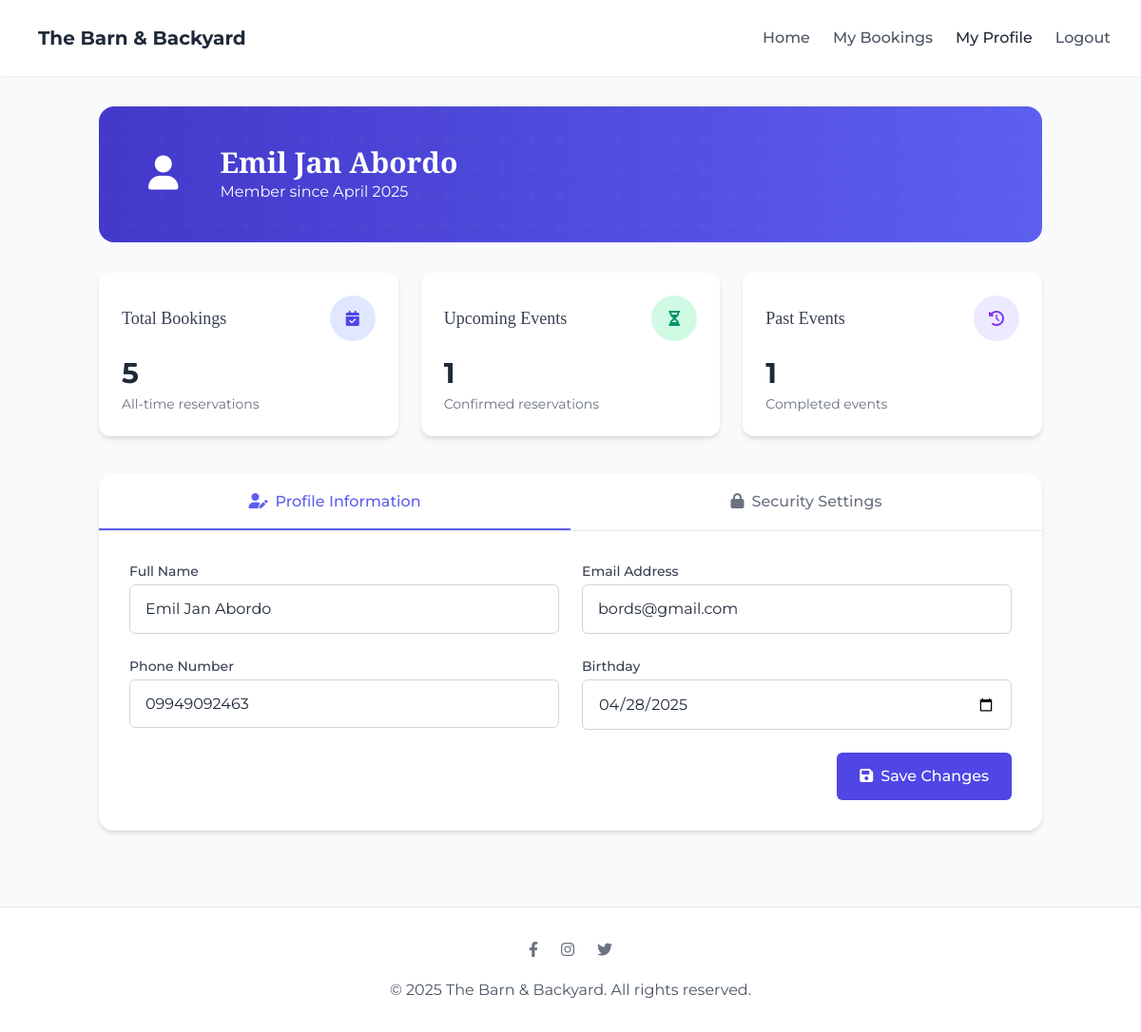
The app's page /users/profile.php (signed in) with its own data.
### tables this page shows
CREATE TABLE `users` (
  `id` int(11) NOT NULL,
  `name` varchar(100) NOT NULL,
  `email` varchar(100) NOT NULL,
  `phone` varchar(15) NOT NULL,
  `birthday` date NOT NULL,
  `password` varchar(255) NOT NULL,
  `created_at` timestamp NOT NULL DEFAULT current_timestamp()
);

### users/profile.php (the view, shortened to what this page needs)
<?php
include '../db/config.php';
$user_id = $_SESSION['user_id'];
$stmt = $conn->prepare("SELECT * FROM users WHERE id = ?");
$stmt->bind_param("i", $user_id);
$stmt->execute();
$result = $stmt->get_result();
$user = $result->fetch_assoc();
$bookingsQuery = $conn->prepare("SELECT
    COUNT(*) as total_bookings,
    SUM(CASE WHEN status = 'confirmed' THEN 1 ELSE 0 END) as confirmed_bookings,
    SUM(CASE WHEN status = 'completed' THEN 1 ELSE 0 END) as completed_bookings
    FROM bookings WHERE user_id = ?");
$bookingsQuery->bind_param("i", $user_id);
$bookingsQuery->execute();
$bookingStats = $bookingsQuery->get_result()->fetch_assoc();
?>
<!DOCTYPE html>
<html lang="en">
<head>
    <link href="https://cdn.jsdelivr.net/npm/tailwindcss@2.2.19/dist/tailwind.min.css" rel="stylesheet">
    <link rel="stylesheet" href="https://cdnjs.cloudflare.com/ajax/libs/font-awesome/6.0.0-beta3/css/all.min.css">
</head>
<body>
    <nav class="sticky top-0 z-50 backdrop-filter backdrop-blur-lg bg-white bg-opacity-90 shadow-sm transition-all">
        <div class="max-w-7xl mx-auto px-4 sm:px-6 lg:px-8">
            <div class="flex justify-between items-center h-20">
                <a href="../index.php" class="flex items-center space-x-2">
                    <span class="font-bold text-xl text-gray-800">The Barn & Backyard</span>
                </a>
                <div class="flex space-x-6">
                    <a href="../index.php" class="py-2 text-gray-600 font-medium nav-link hover:text-gray-800">Home</a>
                    <a href="my-bookings.php" class="py-2 text-gray-600 font-medium nav-link hover:text-gray-800">My Bookings</a>
                    <a href="profile.php" class="py-2 text-primary font-medium nav-link hover:text-primary">My Profile</a>
                    <a href="../logout.php" class="py-2 text-gray-600 font-medium nav-link hover:text-gray-800">Logout</a>
                </div>
            </div>
        </div>
    </nav>
    <div class="max-w-5xl mx-auto px-4 py-8">
        <div class="profile-header rounded-2xl p-8 mb-8 text-white">
            <div class="flex flex-col md:flex-row items-center justify-between">
                <div class="flex items-center mb-4 md:mb-0">
                    <div class="bg-white/20 backdrop-blur-sm p-5 rounded-full mr-6">
                        <i class="fas fa-user text-4xl"></i>
                    </div>
                    <div>
                        <h1 class="text-3xl font-bold"><?php echo htmlspecialchars($user['name'] ?? 'User'); ?></h1>
                        <p class="text-white/80">Member since <?php echo isset($user['created_at']) ? date('F Y', strtotime($user['created_at'])) : 'Unknown'; ?></p>
                    </div>
                </div>
            </div>
        </div>
        <div class="grid grid-cols-1 md:grid-cols-3 gap-6 mb-10">
            <div class="stat-card bg-white rounded-xl shadow-md overflow-hidden">
                <div class="p-6">
                    <div class="flex items-center justify-between mb-4">
                        <h3 class="text-lg font-medium text-gray-700">Total Bookings</h3>
                        <div class="w-12 h-12 flex items-center justify-center rounded-full bg-indigo-100 text-indigo-600">
                            <i class="fas fa-calendar-check"></i>
                        </div>
                    </div>
                    <p class="text-3xl font-bold text-gray-800"><?php echo $bookingStats['total_bookings']; ?></p>
                    <p class="text-sm text-gray-500 mt-1">All-time reservations</p>
                </div>
            </div>
            <div class="stat-card bg-white rounded-xl shadow-md overflow-hidden">
                <div class="p-6">
                    <div class="flex items-center justify-between mb-4">
                        <h3 class="text-lg font-medium text-gray-700">Upcoming Events</h3>
                        <div class="w-12 h-12 flex items-center justify-center rounded-full bg-green-100 text-green-600">
                            <i class="fas fa-hourglass-half"></i>
                        </div>
                    </div>
                    <p class="text-3xl font-bold text-gray-800"><?php echo $bookingStats['confirmed_bookings']; ?></p>
                    <p class="text-sm text-gray-500 mt-1">Confirmed reservations</p>
                </div>
            </div>
            <div class="stat-card bg-white rounded-xl shadow-md overflow-hidden">
                <div class="p-6">
                    <div class="flex items-center justify-between mb-4">
                        <h3 class="text-lg font-medium text-gray-700">Past Events</h3>
                        <div class="w-12 h-12 flex items-center justify-center rounded-full bg-purple-100 text-purple-600">
                            <i class="fas fa-history"></i>
                        </div>
                    </div>
                    <p class="text-3xl font-bold text-gray-800"><?php echo $bookingStats['completed_bookings']; ?></p>
                    <p class="text-sm text-gray-500 mt-1">Completed events</p>
                </div>
            </div>
        </div>
        <div class="bg-white rounded-2xl shadow-md overflow-hidden">
            <div class="flex border-b">
                <button class="tab-button tab-active flex-1 py-4 font-medium text-center border-b-2 border-indigo-500" data-tab="profile-info">
                    <i class="fas fa-user-edit mr-2"></i>Profile Information
                </button>
                <button class="tab-button flex-1 py-4 font-medium text-center text-gray-500 border-b-2 border-transparent" data-tab="security">
                    <i class="fas fa-lock mr-2"></i>Security Settings
                </button>
            </div>
            <div class="tab-content p-8" id="profile-info">
                <form method="POST" action="" class="space-y-6">
                    <div class="grid grid-cols-1 md:grid-cols-2 gap-6">
                        <div>
                            <label for="name" class="block text-sm font-medium text-gray-700 mb-1">Full Name</label>
                            <input type="text" id="name" name="name" value="<?php echo htmlspecialchars($user['name'] ?? ''); ?>" class="form-input w-full px-4 py-3 border border-gray-300 rounded-md focus:outline-none focus:ring-2 focus:ring-indigo-500">
                        </div>
                        <div>
                            <label for="email" class="block text-sm font-medium text-gray-700 mb-1">Email Address</label>
                            <input type="email" id="email" name="email" value="<?php echo htmlspecialchars($user['email'] ?? ''); ?>" class="form-input w-full px-4 py-3 border border-gray-300 rounded-md focus:outline-none focus:ring-2 focus:ring-indigo-500">
                        </div>
                        <div>
                            <label for="phone" class="block text-sm font-medium text-gray-700 mb-1">Phone Number</label>
                            <input type="tel" id="phone" name="phone" value="<?php echo htmlspecialchars($user['phone'] ?? ''); ?>" class="form-input w-full px-4 py-3 border border-gray-300 rounded-md focus:outline-none focus:ring-2 focus:ring-indigo-500">
                        </div>
                        <div>
                            <label for="birthday" class="block text-sm font-medium text-gray-700 mb-1">Birthday</label>
                            <input type="date" id="birthday" name="birthday" value="<?php echo htmlspecialchars($user['birthday'] ?? ''); ?>" class="form-input w-full px-4 py-3 border border-gray-300 rounded-md focus:outline-none focus:ring-2 focus:ring-indigo-500">
                        </div>
                    </div>
                    <div class="flex justify-end">
                        <button type="submit" name="update_profile" class="px-6 py-3 bg-indigo-600 text-white font-medium rounded-md hover:bg-indigo-700 transition-colors focus:outline-none focus:ring-2 focus:ring-indigo-500 focus:ring-offset-2">
                            <i class="fas fa-save mr-2"></i>Save Changes
                        </button>
                    </div>
                </form>
            </div>
        </div>
    </div>
    <footer class="bg-white border-t mt-12 py-8">
        <div class="max-w-5xl mx-auto px-4 text-center text-gray-600">
            <div class="flex justify-center space-x-6 mb-4">
                <a href="#" class="text-gray-500 hover:text-gray-700 transition-colors">
                    <i class="fab fa-facebook-f"></i>
                </a>
                <a href="#" class="text-gray-500 hover:text-gray-700 transition-colors">
                    <i class="fab fa-instagram"></i>
                </a>
                <a href="#" class="text-gray-500 hover:text-gray-700 transition-colors">
                    <i class="fab fa-twitter"></i>
                </a>
            </div>
            <p>© 2025 The Barn & Backyard. All rights reserved.</p>
        </div>
    </footer>
</body>
</html>

### users/profile.php (style rules this page uses)
:root { --primary-color: #5D5FEF; --secondary-color: #E0E7FF; --accent-color: #3F3D56; --light-bg: #F9FAFB; --dark-color: #1f2937; --header-font: 'Cormorant Garamond', serif; --body-font: 'Montserrat', sans-serif; --card-shadow: 0 10px 25px -5px rgba(0, 0, 0, 0.05), 0 10px 10px -5px rgba(0, 0, 0, 0.02); }
body { font-family: var(--body-font); background-color: var(--light-bg); min-height: 100vh; color: var(--dark-color); line-height: 1.6; }
h1, h2, h3, h4, h5, h6 { font-family: var(--header-font); font-weight: 600; }
.nav-link { position: relative; }
.nav-link::after { content: ''; position: absolute; width: 0; height: 2px; bottom: -2px; left: 0; background-color: var(--primary-color); transition: width 0.3s ease; }
.tab-active { color: var(--primary-color); border-color: var(--primary-color); }
.form-input { transition: all 0.3s ease; }
.profile-header { background: linear-gradient(to right, #4338ca, #5D5FEF); position: relative; overflow: hidden; }
.profile-header::before { content: ''; position: absolute; top: 0; left: 0; right: 0; bottom: 0; opacity: 0.2; }
.stat-card { transition: all 0.3s ease; }

### records on screen
users: name "Emil Jan Abordo", created_at "April 2025", email "bords@gmail.com", phone "09949092463", birthday "04/28/2025"

### other values on screen
$bookingStats['total_bookings'] "5"
$bookingStats['confirmed_bookings'] "1"
$bookingStats['completed_bookings'] "1"
